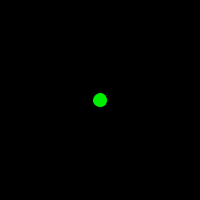
Frame 1 (no input)
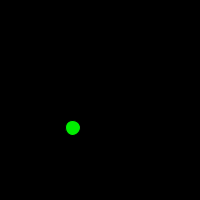
Frame 60 (the mouse pressed at the canvas centre just before this capture)
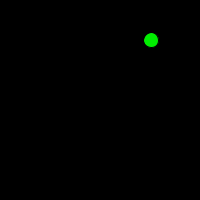
Frame 120 (the mouse held since frame 60 and released just before this capture)

The Processing sketch that drew these frames (run headless with seeded random() and noise(); from frame 60 on, the mouse is pressed at the canvas centre):

// Processing sketch: processing_93800
// ── processing_93800.pde


color bg = color(0,0,0);
color fg = color(0,238,0);
int radius = 15;
float x, y, vx, vy ;
void setup()
{
 size(200, 200);
  x = width/2;
  y = height/2;
  float a = random(TWO_PI);
  vx = cos(a)*5;
 vy = sin(a)*5;
}
void draw()
{
  background(bg);
  fill(fg);

  ellipse(x, y, radius, radius);
  move();
  collide();
}

void move()
{
  float dt = 1;
  x += vx*dt;
  y += vy*dt;
}
void collide()
{
  if ( x<0 || x>width ) vx = -vx;
  if ( y<0 || y>height ) vy = -vy;
}
